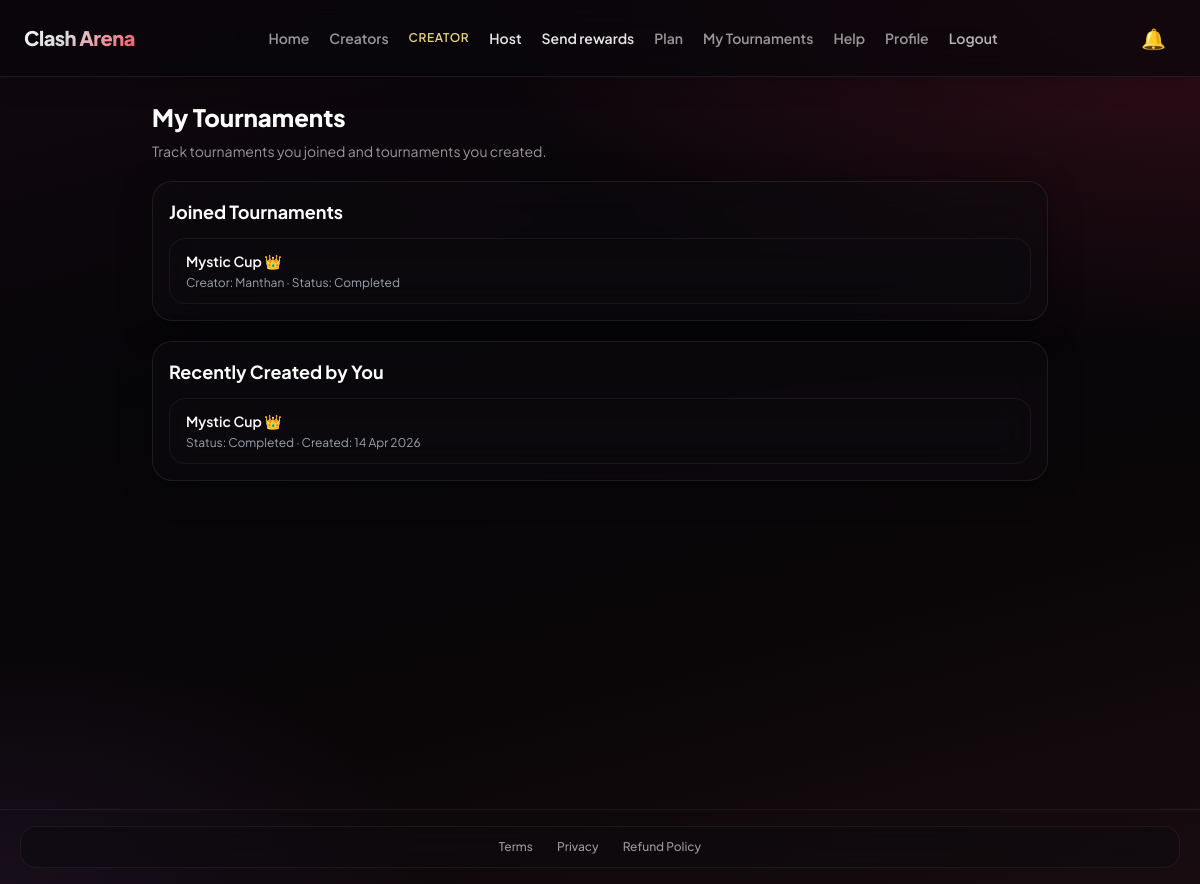
The app's page /my-tournaments/ (signed in) with its own data.
### core/models.py (models this page shows, shortened)
class Tournament(models.Model):
    STATUS_CHOICES = [
        ('upcoming', 'Upcoming'),
        ('ongoing', 'Ongoing'),
        ('completed', 'Completed'),
        ('cancelled', 'Cancelled'),
    ]
    REWARD_TYPE_CHOICES = [
        ('cash', 'Cash'),
        ('gift_card', 'Gift Card'),
        ('ingame', 'In-Game Item'),
        ('other', 'Other'),
    ]
    name = models.CharField(max_length=100)
    description = models.TextField()
    rules = models.TextField(blank=True, null=True)
    creator = models.ForeignKey(User, on_delete=models.CASCADE)
    password = models.CharField(max_length=50, blank=True, null=True)
    reward = models.CharField(max_length=100, blank=True)
    reward_type = models.CharField(max_length=20, choices=REWARD_TYPE_CHOICES, default='other')
    start_time = models.DateTimeField()
    end_time = models.DateTimeField(null=True, blank=True)
    join_deadline = models.DateTimeField(null=True, blank=True)
    proof_image = models.ImageField(upload_to='proofs/', blank=True, null=True)
    result_screenshot = models.ImageField(upload_to='results/', blank=True, null=True)
    reward_screenshot = models.ImageField(upload_to='rewards/', blank=True, null=True)
    created_at = models.DateTimeField(auto_now_add=True)
    is_paid = models.BooleanField(default=False)
    entry_fee = models.DecimalField(max_digits=10, decimal_places=2, default=0.00)
    min_players = models.IntegerField(default=2)
    max_players = models.IntegerField(default=100)
    prize_pool = models.DecimalField(max_digits=10, decimal_places=2, default=0.00)
    show_participants = models.BooleanField(default=True)
    status = models.CharField(max_length=20, choices=STATUS_CHOICES, default='upcoming')
    cancel_reason = models.TextField(blank=True, null=True)

### core/views.py (the view)
# urls.py: path('my-tournaments/', my_tournaments_view, name='my_tournaments'),
@login_required
def my_tournaments_view(request):
    joined_tournaments = Tournament.objects.filter(
        participant__user=request.user
    ).distinct().select_related('creator').order_by('-created_at')[:30]
    created_tournaments = Tournament.objects.none()
    if request.user.profile.is_creator or request.user.profile.is_admin:
        created_tournaments = Tournament.objects.filter(
            creator=request.user
        ).select_related('creator').order_by('-created_at')[:30]
    return render(request, 'my_tournaments.html', {
        'joined_tournaments': joined_tournaments,
        'created_tournaments': created_tournaments,
    })

### core/context_processors.py (called while the page is built)
def unread_notifications(request):
    if request.user.is_authenticated:
        count = Notification.objects.filter(
            user=request.user, is_read=False
        ).count()
        return {'unread_count': count}
    return {'unread_count': 0}

### templates/my_tournaments.html
{% extends "base.html" %}
{% block content %}
<div class="max-w-4xl mx-auto py-6">
    <h1 class="text-2xl font-extrabold text-white mb-2">My Tournaments</h1>
    <p class="ca-muted text-sm mb-5">Track tournaments you joined and tournaments you created.</p>
    <div class="ca-glass p-4 mb-5">
        <h2 class="text-lg font-bold text-white mb-3">Joined Tournaments</h2>
        <div class="space-y-2">
            {% for t in joined_tournaments %}
            <a href="/tournament/{{ t.id }}/" class="block ca-glass-sm px-4 py-3 hover:border-white/20 transition">
                <p class="text-sm font-semibold text-white">{{ t.name }}</p>
                <p class="text-xs text-gray-400 mt-1">Creator: {{ t.creator.username }} · Status: {{ t.get_status_display }}</p>
            </a>
            {% empty %}
            <p class="text-sm text-gray-500">You have not joined any tournaments yet.</p>
            {% endfor %}
        </div>
    </div>
    {% if user.profile.is_creator or user.profile.is_admin %}
    <div class="ca-glass p-4">
        <h2 class="text-lg font-bold text-white mb-3">Recently Created by You</h2>
        <div class="space-y-2">
            {% for t in created_tournaments %}
            <a href="/tournament/{{ t.id }}/" class="block ca-glass-sm px-4 py-3 hover:border-white/20 transition">
                <p class="text-sm font-semibold text-white">{{ t.name }}</p>
                <p class="text-xs text-gray-400 mt-1">Status: {{ t.get_status_display }} · Created: {{ t.created_at|date:"d M Y" }}</p>
            </a>
            {% empty %}
            <p class="text-sm text-gray-500">You have not created any tournaments recently.</p>
            {% endfor %}
        </div>
    </div>
    {% endif %}
</div>
{% endblock %}

### templates/base.html (style rules this page uses)
:root { --ca-accent: #ff4d5e; --ca-accent-hover: #ff6b7a; --ca-glass: rgba(14, 11, 16, 0.62); --ca-glass-border: rgba(255, 255, 255, 0.08); --ca-text-muted: rgba(255, 255, 255, 0.58); }
html { height: 100%; -webkit-tap-highlight-color: transparent; background-color: #060508; }
html, body { overflow-x: hidden; max-width: 100vw; scrollbar-width: none; -ms-overflow-style: none; }
body { min-height: 100%; height: 100%; font-family: 'Plus Jakarta Sans', system-ui, sans-serif; color: #f4f4f5; background-color: var(--ca-deep, #060508); background-image: radial-gradient(ellipse 120% 80% at 100% 0%, rgba(90, 20, 40, 0.55) 0%, transparent 50%), radial-gradient(ellipse 80% 60% at 0% 100%, rgba(25, 15, 30, 0.9) 0%, transparent 45%), linear-gradient(165deg, #120810 0%, #060508 35%, #0a0608 70%, #180c10 100%); background-attachment: fixed; opacity: 0; transition: opacity 0.12s ease; }
body.page-ready { opacity: 1; }
.ca-glass { background: var(--ca-glass); backdrop-filter: blur(20px); -webkit-backdrop-filter: blur(20px); border: 1px solid var(--ca-glass-border); border-radius: 1.25rem; box-shadow: 0 8px 32px rgba(0, 0, 0, 0.35); }
.ca-glass-sm { background: rgba(12, 10, 14, 0.5); backdrop-filter: blur(16px); -webkit-backdrop-filter: blur(16px); border: 1px solid rgba(255, 255, 255, 0.06); border-radius: 1rem; }
.ca-muted { color: var(--ca-text-muted); }

### records on screen
Tournament: name "Mystic Cup 👑", creator.username "Manthan", status "Completed", created_at "14 Apr 2026"
